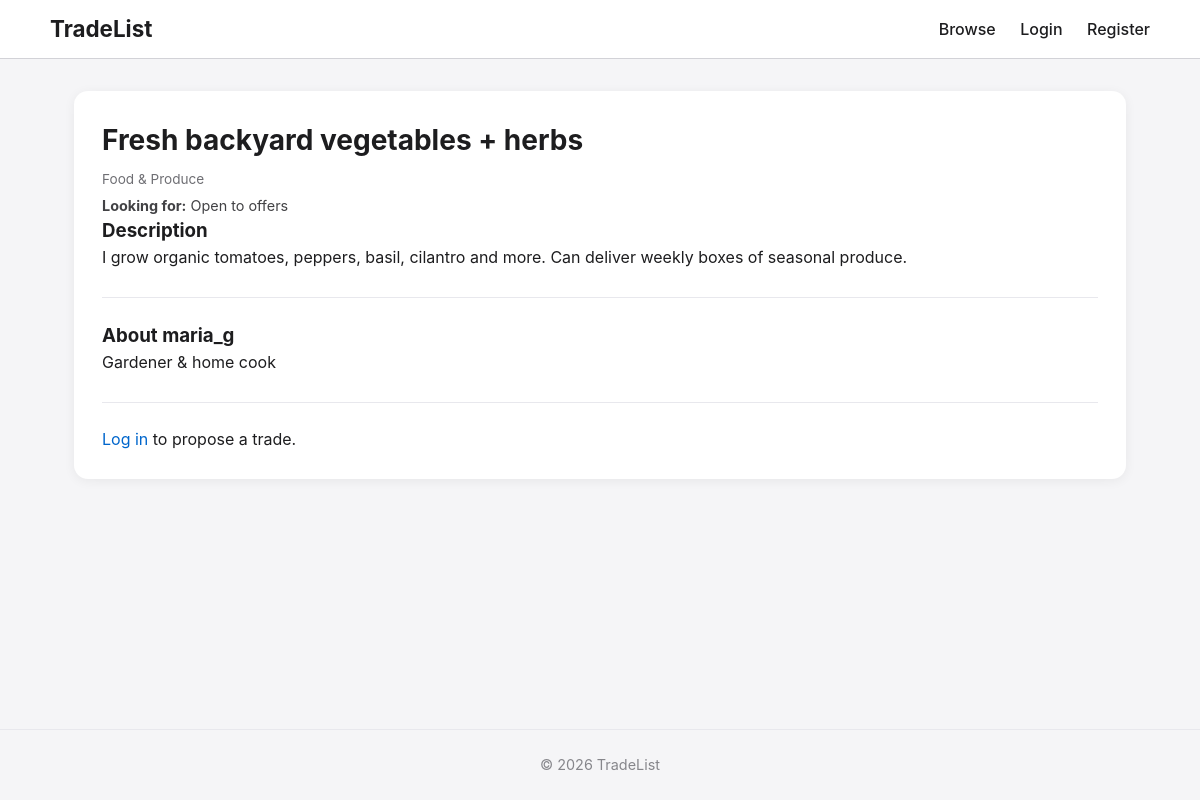
/listing/1, run on the app's committed database.
### tables this page shows
CREATE TABLE listings (
            id INTEGER PRIMARY KEY AUTOINCREMENT,
            user_id INTEGER NOT NULL,
            title TEXT NOT NULL,
            description TEXT NOT NULL,
            listing_type TEXT NOT NULL,  -- 'service_for_goods' or 'goods_for_service'
            category TEXT,
            location TEXT,
            what_i_offer TEXT,
            what_i_want TEXT,
            status TEXT DEFAULT 'open',
            created_at TIMESTAMP DEFAULT CURRENT_TIMESTAMP,
            FOREIGN KEY (user_id) REFERENCES users (id)
        );

CREATE TABLE users (
            id INTEGER PRIMARY KEY AUTOINCREMENT,
            username TEXT UNIQUE NOT NULL,
            email TEXT UNIQUE NOT NULL,
            password_hash TEXT NOT NULL,
            location TEXT,
            bio TEXT,
            created_at TIMESTAMP DEFAULT CURRENT_TIMESTAMP
        );

### app.py (the view)
@app.route("/listing/<int:listing_id>")
def listing(listing_id):
    db = get_db()
    listing = db.execute("""
        SELECT listings.*, users.username, users.bio
        FROM listings
        JOIN users ON listings.user_id = users.id
        WHERE listings.id = ?
    """, (listing_id,)).fetchone()
    if listing is None:
        flash("Listing not found.", "error")
        return redirect(url_for("browse"))
    return render_template("listing.html", listing=listing)

### app.py (called while the page is built)
def get_db():
    db = getattr(g, "_database", None)
    if db is None:
        db = g._database = sqlite3.connect(DATABASE)
        db.row_factory = sqlite3.Row
    return db

@app.teardown_appcontext
def close_connection(exception):
    db = getattr(g, "_database", None)
    if db is not None:
        db.close()

@app.before_request
def load_logged_in_user():
    user_id = session.get("user_id")
    if user_id is None:
        g.user = None
    else:
        try:
            db = get_db()
            g.user = db.execute("SELECT * FROM users WHERE id = ?", (user_id,)).fetchone()
        except:
            g.user = None

### templates/listing.html (shortened to what this page needs)
{% extends "base.html" %}
{% block content %}
<article class="listing-detail">
    <div class="listing-body">
        <h1>{{ listing.title }}</h1>
        <p class="category">{{ listing.category }}</p>
        <p class="looking-for"><strong>Looking for:</strong> {{ listing.looking_for or 'Open to offers' }}</p>
        <h3>Description</h3>
        <p>{{ listing.description }}</p>
        {% if listing.bio %}
        <div class="owner-bio">
            <h3>About {{ listing.username }}</h3>
            <p>{{ listing.bio }}</p>
        </div>
        {% endif %}
        {% if g.user and g.user.id != listing.user_id %}
        <div class="propose-box">
            <h3>Propose a trade</h3>
            <form method="post" action="#">
                <textarea name="message" rows="4" placeholder="Write your trade proposal..."></textarea>
                <button type="submit" class="btn btn-primary">Send Proposal</button>
            </form>
        </div>
        {% elif not g.user %}
        <div class="propose-box">
            <p><a href="{{ url_for('login') }}">Log in</a> to propose a trade.</p>
        </div>
        {% endif %}
    </div>
</article>
{% endblock %}

### static/css/style.css (style rules this page uses)
* { margin: 0; padding: 0; box-sizing: border-box; }
body { font-family: -apple-system, BlinkMacSystemFont, "Segoe UI", Roboto, Helvetica, Arial, sans-serif; background-color: #f5f5f7; color: #1d1d1f; line-height: 1.5; min-height: 100vh; display: flex; flex-direction: column; }
a { color: #0066cc; text-decoration: none; }
.listing-detail { background: #fff; border-radius: 14px; overflow: hidden; box-shadow: 0 2px 12px rgba(0,0,0,0.06); }
.listing-body { padding: 1.75rem; }
.listing-body h1 { font-size: 1.75rem; margin-bottom: 0.5rem; }
.owner-bio, .propose-box { margin-top: 1.75rem; padding-top: 1.5rem; border-top: 1px solid #e8e8ed; }
.category { font-size: 0.85rem; color: #6e6e73; text-transform: capitalize; }
.looking-for { font-size: 0.9rem; margin-top: 0.4rem; color: #424245; }

### data on the page
listings: title "Fresh backyard vegetables + herbs", category "Food & Produce", description "I grow organic tomatoes, peppers, basil, cilantro and more. Can deliver weekly boxes of seasonal produce."
users: username "maria_g", bio "Gardener & home cook"

### other printed values
{{ listing.looking_for or 'Open to offers' }} "Open to offers"
